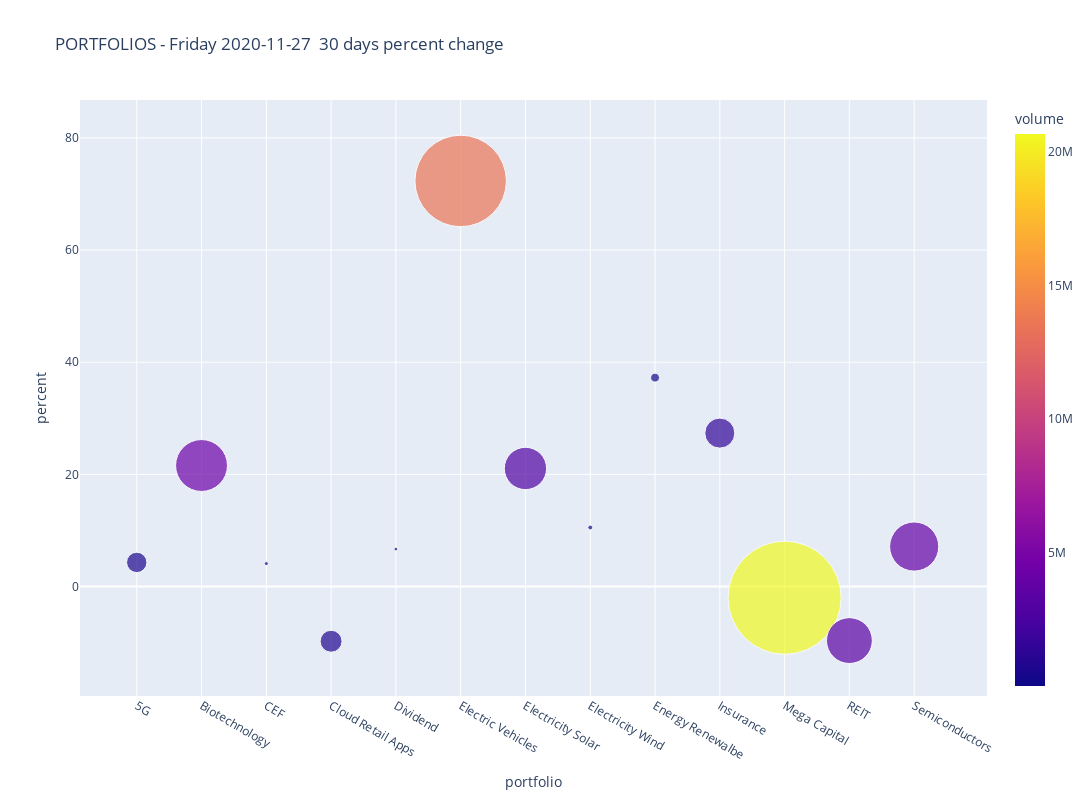

Notebook source saved alongside this figure:
### Code cell
import plotly.graph_objects as go

title = '{} - {}  {} days percent change'.format('PORTFOLIOS', dt,ndays)

fig = px.scatter(dfg, x="portfolio", y="percent",
                 size="volume", color="volume", title=title,
                 hover_name="portfolio", log_x=False, log_y=False,
                 size_max=80, width=1600, height=800)
fig.show()

### Figure 1 — Plotly figure (JSON) as saved in the notebook; plotly's stock layout.template omitted (floating-point values rounded to 4 significant figures)
{"data": [{"hoverlabel": {"namelength": 0}, "hovertemplate": "<b>%{hovertext}</b><br><br>portfolio=%{x}<br>percent=%{y}<br>volume=%{marker.color}", "hovertext": ["5G", "Biotechnology", "CEF", "Cloud Retail Apps", "Dividend", "Electric Vehicles", "Electricity Solar", "Electricity Wind", "Energy Renewalbe", "Insurance", "Mega Capital", "REIT", "Semiconductors"], "legendgroup": "", "marker": {"color": [670334, 4346686, 26492, 776911, 23300.0, 13510000.0, 2892000.0, 38741, 128533, 1459008, 20656810, 3393063, 3896000.0], "coloraxis": "coloraxis", "size": [670334, 4346686, 26492, 776911, 23300.0, 13510000.0, 2892000.0, 38741, 128533, 1459008, 20656810, 3393063, 3896000.0], "sizemode": "area", "sizeref": 3228.0, "symbol": "circle"}, "mode": "markers", "name": "", "showlegend": false, "type": "scatter", "x": ["5G", "Biotechnology", "CEF", "Cloud Retail Apps", "Dividend", "Electric Vehicles", "Electricity Solar", "Electricity Wind", "Energy Renewalbe", "Insurance", "Mega Capital", "REIT", "Semiconductors"], "xaxis": "x", "y": [4.3, 21.58, 4.09, -9.76, 6.68, 72.33, 21.05, 10.52, 37.25, 27.36, -1.997, -9.64, 7.127], "yaxis": "y"}], "layout": {"coloraxis": {"colorbar": {"title": {"text": "volume"}}, "colorscale": [[0, "#0d0887"], [0.1111, "#46039f"], [0.2222, "#7201a8"], [0.3333, "#9c179e"], [0.4444, "#bd3786"], [0.5556, "#d8576b"], [0.6667, "#ed7953"], [0.7778, "#fb9f3a"], [0.8889, "#fdca26"], [1, "#f0f921"]]}, "height": 800, "legend": {"itemsizing": "constant", "tracegroupgap": 0}, "title": {"text": "PORTFOLIOS - Friday 2020-11-27  30 days percent change"}, "width": 1600, "xaxis": {"anchor": "y", "domain": [0, 1], "title": {"text": "portfolio"}}, "yaxis": {"anchor": "x", "domain": [0, 1], "title": {"text": "percent"}}}}
